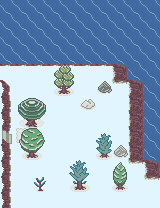

The image is a tile-based game level rendered from a .tmx file. Its description and source (layers, tilesets, objects; grid data summarised) follow:
An orthogonal 10x13 tile map with 16x16 px tiles, 2 tile layers (Tile Layer 1, Tile Layer 2), 5 tilesets and 2 objects (Door).

<map version="1.9" tiledversion="1.9.0" orientation="orthogonal" renderorder="right-down" width="10" height="13" tilewidth="16" tileheight="16" infinite="0" backgroundcolor="#e1f5fe" nextlayerid="11" nextobjectid="57">
 <properties>
  <property name="map-name" value="Route 8" />
  <property name="milla">(dialog '(("/milla" "Oh, the sea! I missed it!")));;;
(dialog '(("/milla" "Oh, that tree is like those in the Mitsu Forest! I missed it!")))</property>
  <property name="music" value="route-3" />
 </properties>
 <tileset firstgid="1" source="../tilesets/outdoor-1.tsx" />
 <tileset firstgid="129" source="../tilesets/monsters.tsx" />
 <tileset firstgid="204" source="../tilesets/npc_common.tsx" />
 <tileset firstgid="256" source="../tilesets/outdoor-2.tsx" />
 <tileset firstgid="416" source="../tilesets/outdoor-3.tsx" />
 <layer id="1" name="Tile Layer 1" width="10" height="13">
  <data>[130 cells, 87 non-empty, 23 distinct tile ids]</data>
 </layer>
 <objectgroup id="9" name="npc">
  <object id="56" gid="230" x="112" y="96" width="16" height="16">
   <properties>
    <property name="action">(if (!get "076-healer")
  (begin
    (dialog
      '(("/" "Volcano, sea, forest.\nThere's a little bit of everything here.")
      ("/" "You've traveled a long way to get here, I know that.\nI give you this.")))
    (wait)
    (give-item "healer")
    (set "076-healer" #t)
    (wait))
  (dialog '(("/" "Volcano, sea, forest.\nThere's a little bit of everything here."))))</property>
   </properties>
  </object>
 </objectgroup>
 <layer id="6" name="Tile Layer 2" width="10" height="13">
  <data>[130 cells, 10 non-empty, 10 distinct tile ids]</data>
 </layer>
 <objectgroup id="8" name="items" />
 <objectgroup id="10" name="spawn points">
  <object id="54" class="Door" x="16" y="128" width="16" height="16">
   <properties>
    <property name="mainDoor" type="bool" value="true" />
    <property name="orientation" type="int" value="2" />
    <property name="roomId" value="64" />
   </properties>
  </object>
 </objectgroup>
</map>
